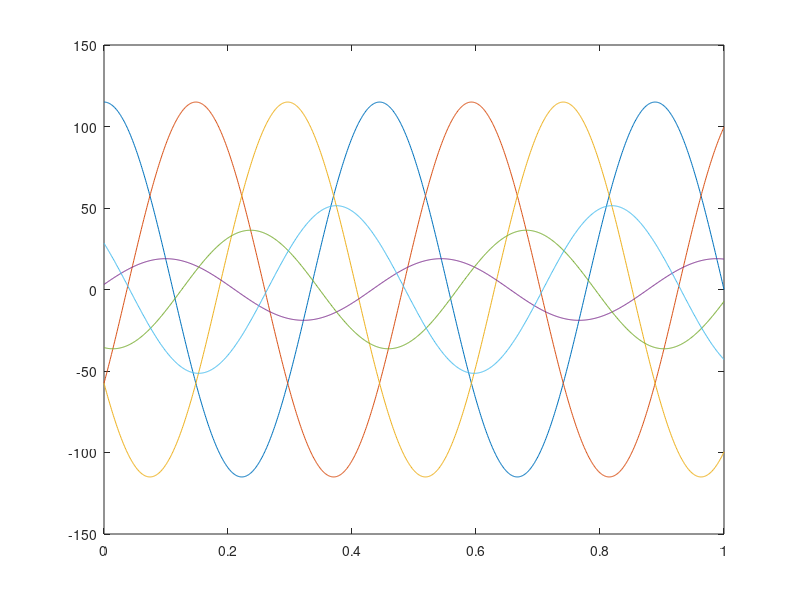
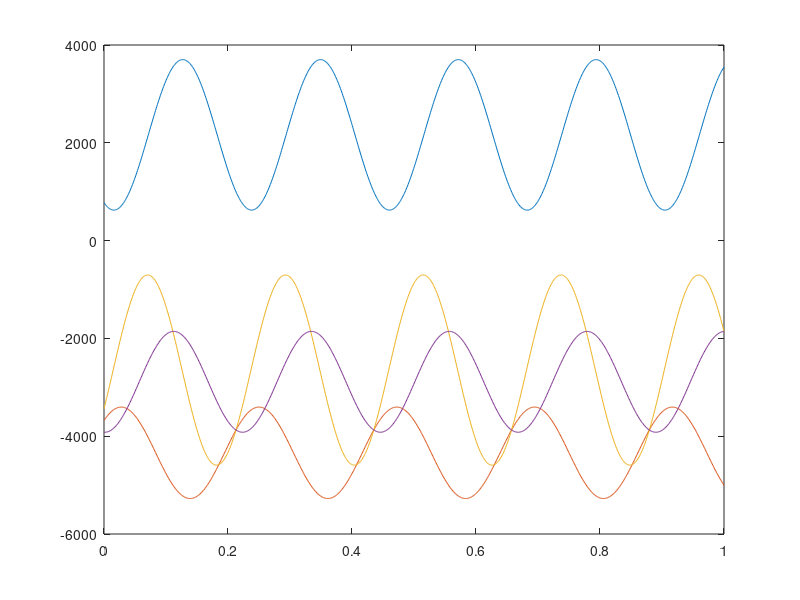
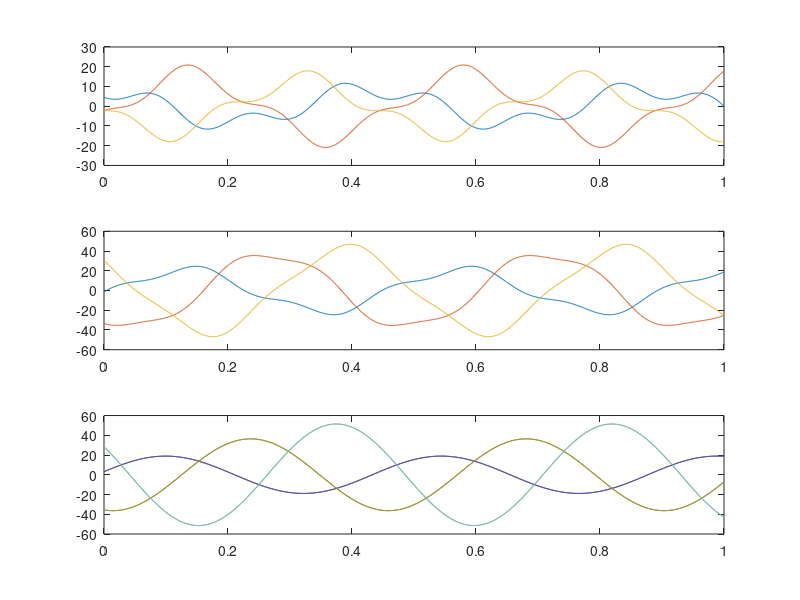

Source code (MATLAB) for these figures, in order:
clear all
close all
clc

t = linspace(0,1,1000);     %tempo
f = 2.25;                   %frequencia Hz
w = 2*pi*f;                 %frequencia rad/s

Vphi_a = 0;     
Vphi_b = 2*pi/3;
Vphi_c = -2*pi/3;


Va = 115;
Vb = 115;
Vc = 115;

Za = 1+6j;
Zb = 1+3j;
Zc = 1+2j;

va = Va*cos(w*t-Vphi_a);
vb = Vb*cos(w*t-Vphi_b);
vc = Vc*cos(w*t-Vphi_c);

ia = Va/abs(Za)*cos(w*t-Vphi_a-angle(Za));
ib = Vb/abs(Zb)*cos(w*t-Vphi_b-angle(Zb));
ic = Vc/abs(Zc)*cos(w*t-Vphi_c-angle(Zc));

v = [va;vb;vc];
i = [ia;ib;ic];

p = dot(v,i);           % Potencia ativa instantanea
q = cross(v,i);         % Potencia reativa instantanea

ip = [p./dot(v,v).*v(1,:); p./dot(v,v).*v(2,:); p./dot(v,v).*v(3,:)];
iq = cross(q,v);
iq = [iq(1,:)./dot(v,v); iq(2,:)./dot(v,v); iq(3,:)./dot(v,v)];

figure(1)
plot(t,v,t,i);

figure(2)
plot(t,p,t,q);

figure(3)
subplot(3,1,1)
plot(t,ip)
subplot(3,1,2)
plot(t,iq)
subplot(3,1,3)
plot(t,ip+iq,t,i)

pa = Va*Va/(abs(Za)*2)*cos(angle(Za));
pb = Vb*Vb/(abs(Zb)*2)*cos(angle(Zb));
pc = Vc*Vc/(abs(Zc)*2)*cos(angle(Zc));
pa+pb+pc